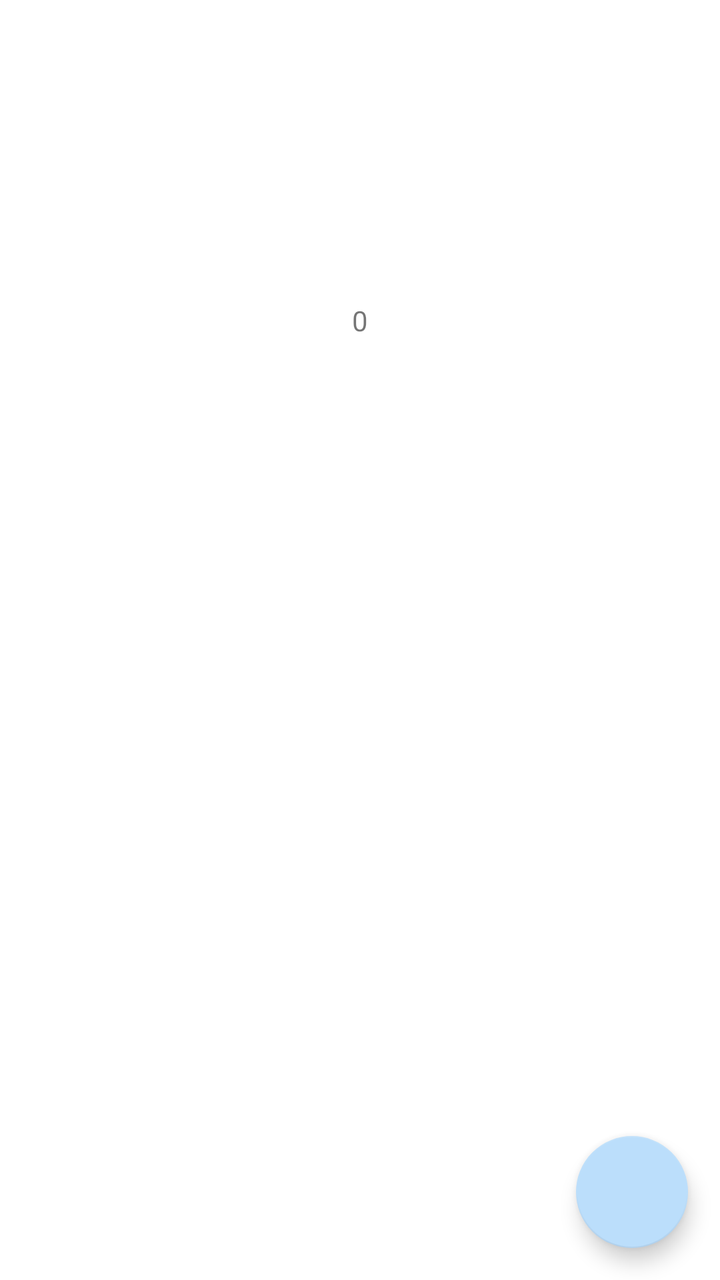
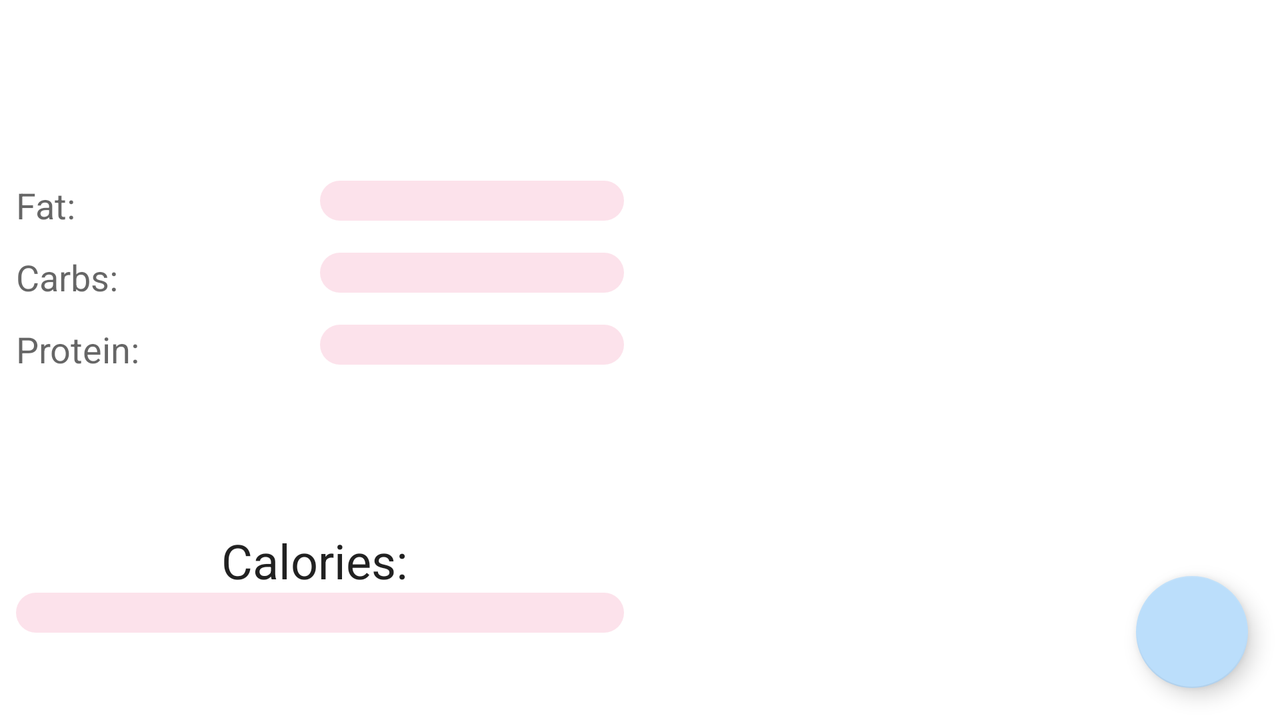

Compare how this app lays out the same screen by default and in its alternative resource folder. The renders come first, then the two layout files and the values they reference.
<!-- AndroidManifest.xml: application theme Theme.DietAppProject -->
<!-- res/layout/fragment_meal_today.xml -->
<?xml version="1.0" encoding="utf-8"?>
<androidx.constraintlayout.widget.ConstraintLayout xmlns:android="http://schemas.android.com/apk/res/android"
    xmlns:app="http://schemas.android.com/apk/res-auto"
    xmlns:tools="http://schemas.android.com/tools"
    android:layout_width="match_parent"
    android:layout_height="match_parent">

    <androidx.constraintlayout.widget.Guideline
        android:id="@+id/guideline_middle"
        android:layout_width="wrap_content"
        android:layout_height="wrap_content"
        android:orientation="horizontal"
        app:layout_constraintGuide_percent="0.5" />

    <androidx.coordinatorlayout.widget.CoordinatorLayout

        android:id="@+id/coordinatorLayout"
        android:layout_width="match_parent"
        android:layout_height="0dp"
        android:orientation="vertical"
        app:layout_constraintBottom_toBottomOf="parent"
        app:layout_constraintTop_toTopOf="@+id/guideline_middle">

        <androidx.recyclerview.widget.RecyclerView
            android:id="@+id/recycler_view_meal"
            android:layout_width="match_parent"
            android:layout_height="match_parent" />

        <com.google.android.material.floatingactionbutton.FloatingActionButton
            android:id="@+id/button_add_meal"
            android:layout_width="wrap_content"
            android:layout_height="wrap_content"
            android:layout_gravity="bottom|end"
            android:layout_margin="16dp"
            android:src="@drawable/ic_meal" />

    </androidx.coordinatorlayout.widget.CoordinatorLayout>

    <TextView
        android:id="@+id/text_view_today_calories"
        android:layout_width="wrap_content"
        android:layout_height="wrap_content"
        android:layout_marginTop="16dp"
        android:layout_marginBottom="16dp"
        android:text="0"
        app:layout_constraintBottom_toTopOf="@+id/guideline_middle"
        app:layout_constraintEnd_toEndOf="parent"
        app:layout_constraintStart_toStartOf="parent"
        app:layout_constraintTop_toTopOf="parent" />

</androidx.constraintlayout.widget.ConstraintLayout>
<!-- resources referenced by this layout -->
<resources>
  <style name="Theme.DietAppProject" parent="Theme.MaterialComponents.DayNight.DarkActionBar">
          
          <item name="colorPrimary">@color/primaryColor</item>
          <item name="colorPrimaryVariant">@color/primaryLightColor</item>
          <item name="colorOnPrimary">@color/black</item>
          
          <item name="colorSecondary">@color/secondaryColor</item>
          <item name="colorSecondaryVariant">@color/secondaryLightColor</item>
          <item name="colorOnSecondary">@color/secondaryTextColor</item>
          
          <item name="android:statusBarColor" tools:targetApi="l">?attr/colorPrimaryVariant</item>
          
      </style>
  <color name="primaryColor">#f48fb1</color>
  <color name="primaryLightColor">#ffc1e3</color>
  <color name="black">#FF000000</color>
  <color name="secondaryColor">#bbdefb</color>
  <color name="secondaryLightColor">#eeffff</color>
  <color name="secondaryTextColor">#000000</color>
</resources>
<!-- res/layout-land/fragment_meal_today.xml (the repository's variant of the layout above) -->
<!-- drawn on the phone turned sideways -->
<?xml version="1.0" encoding="utf-8"?>
<androidx.constraintlayout.widget.ConstraintLayout xmlns:android="http://schemas.android.com/apk/res/android"
    xmlns:app="http://schemas.android.com/apk/res-auto"
    xmlns:tools="http://schemas.android.com/tools"
    android:layout_width="match_parent"
    android:layout_height="match_parent"
    android:focusableInTouchMode="true">

    <TextView
        android:id="@+id/textview_meal_today_fat"
        android:layout_width="wrap_content"
        android:layout_height="wrap_content"
        android:layout_marginStart="8dp"
        android:text="Fat: "
        android:textAppearance="@style/TextAppearance.AppCompat.Medium"
        app:layout_constraintEnd_toStartOf="@+id/guideline5"
        app:layout_constraintHorizontal_bias="0.0"
        app:layout_constraintHorizontal_chainStyle="spread_inside"
        app:layout_constraintStart_toStartOf="parent"
        app:layout_constraintTop_toTopOf="@+id/indicator_meal_today_fat" />


    <com.google.android.material.progressindicator.LinearProgressIndicator
        android:id="@+id/indicator_meal_today_fat"
        android:layout_width="0dp"
        android:layout_height="wrap_content"
        android:layout_marginTop="16dp"
        android:layout_marginEnd="8dp"
        app:layout_constraintBottom_toTopOf="@+id/indicator_meal_today_carbs"
        app:layout_constraintEnd_toEndOf="@id/guideline7"
        app:layout_constraintHorizontal_bias="0.5"
        app:layout_constraintStart_toStartOf="@+id/guideline5"
        app:layout_constraintTop_toTopOf="parent"
        app:layout_constraintVertical_bias="0.53"
        app:layout_constraintVertical_chainStyle="packed"
        app:trackCornerRadius="10dp"
        app:trackThickness="20dp" />

    <TextView
        android:id="@+id/textview_meal_today_carbs"
        android:layout_width="wrap_content"
        android:layout_height="wrap_content"
        android:layout_marginStart="8dp"
        android:text="Carbs: "
        android:textAppearance="@style/TextAppearance.AppCompat.Medium"
        app:layout_constraintEnd_toStartOf="@+id/guideline5"
        app:layout_constraintHorizontal_bias="0.0"
        app:layout_constraintStart_toStartOf="parent"
        app:layout_constraintTop_toTopOf="@+id/indicator_meal_today_carbs" />

    <com.google.android.material.progressindicator.LinearProgressIndicator
        android:id="@+id/indicator_meal_today_carbs"
        android:layout_width="0dp"
        android:layout_height="wrap_content"
        android:layout_marginTop="16dp"
        android:layout_marginEnd="8dp"
        app:layout_constraintBottom_toTopOf="@+id/indicator_meal_today_protein"
        app:layout_constraintEnd_toEndOf="@id/guideline7"
        app:layout_constraintHorizontal_bias="0.5"
        app:layout_constraintStart_toStartOf="@+id/guideline5"
        app:layout_constraintTop_toBottomOf="@+id/indicator_meal_today_fat"
        app:trackCornerRadius="10dp"
        app:trackThickness="20dp" />

    <TextView
        android:id="@+id/textview_meal_today_protein"
        android:layout_width="wrap_content"
        android:layout_height="wrap_content"
        android:layout_marginStart="8dp"
        android:text="Protein: "
        android:textAppearance="@style/TextAppearance.AppCompat.Medium"
        app:layout_constraintEnd_toStartOf="@+id/guideline5"
        app:layout_constraintHorizontal_bias="0.0"
        app:layout_constraintStart_toStartOf="parent"
        app:layout_constraintTop_toTopOf="@+id/indicator_meal_today_protein" />

    <com.google.android.material.progressindicator.LinearProgressIndicator
        android:id="@+id/indicator_meal_today_protein"
        android:layout_width="0dp"
        android:layout_height="wrap_content"
        android:layout_marginTop="16dp"
        android:layout_marginEnd="8dp"
        android:layout_marginBottom="16dp"
        app:layout_constraintBottom_toTopOf="@+id/textview_meal_today_calories"
        app:layout_constraintEnd_toEndOf="@id/guideline7"
        app:layout_constraintHorizontal_bias="0.0"
        app:layout_constraintStart_toStartOf="@+id/guideline5"
        app:layout_constraintTop_toBottomOf="@+id/indicator_meal_today_carbs"
        app:trackCornerRadius="10dp"
        app:trackThickness="20dp" />

    <TextView
        android:id="@+id/textview_meal_today_calories"
        android:layout_width="wrap_content"
        android:layout_height="wrap_content"
        android:layout_marginTop="16dp"
        android:text="Calories: "
        android:textAppearance="@style/TextAppearance.AppCompat.Headline"
        app:layout_constraintBottom_toTopOf="@+id/indicator_meal_today_calories"
        app:layout_constraintEnd_toEndOf="@id/guideline7"
        app:layout_constraintHorizontal_bias="0.5"
        app:layout_constraintStart_toStartOf="parent"
        app:layout_constraintTop_toTopOf="parent"
        app:layout_constraintVertical_bias="0.9"
        app:layout_constraintVertical_chainStyle="packed" />

    <com.google.android.material.progressindicator.LinearProgressIndicator
        android:id="@+id/indicator_meal_today_calories"
        android:layout_width="0dp"
        android:layout_height="wrap_content"
        android:layout_marginStart="8dp"
        android:layout_marginEnd="8dp"
        android:layout_marginBottom="16dp"
        app:layout_constraintBottom_toBottomOf="parent"
        app:layout_constraintEnd_toEndOf="@id/guideline7"
        app:layout_constraintStart_toStartOf="parent"
        app:layout_constraintTop_toBottomOf="@id/textview_meal_today_calories"
        app:trackCornerRadius="10dp"
        app:trackThickness="20dp" />

    <androidx.coordinatorlayout.widget.CoordinatorLayout

        android:id="@+id/coordinatorLayout"
        android:layout_width="0dp"
        android:layout_height="match_parent"
        android:orientation="vertical"
        app:layout_constraintBottom_toBottomOf="parent"
        app:layout_constraintEnd_toEndOf="parent"
        app:layout_constraintStart_toStartOf="@id/guideline7"
        app:layout_constraintTop_toTopOf="parent">

        <androidx.recyclerview.widget.RecyclerView
            android:id="@+id/recycler_view_meal"
            android:layout_width="match_parent"
            android:layout_height="match_parent" />

        <com.google.android.material.floatingactionbutton.FloatingActionButton
            android:id="@+id/button_add_meal"
            android:layout_width="wrap_content"
            android:layout_height="wrap_content"
            android:layout_gravity="bottom|end"
            android:layout_margin="16dp"
            android:src="@drawable/ic_meal" />

    </androidx.coordinatorlayout.widget.CoordinatorLayout>

    <androidx.constraintlayout.widget.Guideline
        android:id="@+id/guideline5"
        android:layout_width="wrap_content"
        android:layout_height="wrap_content"
        android:orientation="vertical"
        app:layout_constraintGuide_percent="0.25" />

    <androidx.constraintlayout.widget.Guideline
        android:id="@+id/guideline7"
        android:layout_width="wrap_content"
        android:layout_height="wrap_content"
        android:orientation="vertical"
        app:layout_constraintGuide_percent="0.50" />

</androidx.constraintlayout.widget.ConstraintLayout>
